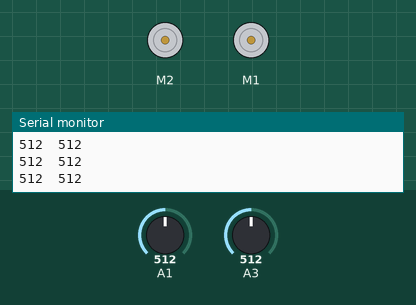
Simulated run of this sketch. Board: Arduino Uno, built with avr-gcc and run on an emulated ATmega328P. Parts: 2 × DC motor (green arrow = forward, orange = backward, longer = faster), the last lines printed to the serial monitor. The test bench sets the inputs (shaded band); at power-on: A1 = 512, A3 = 512.

Above: at 1.3 s.
1.4 s: A1 set to 286
2.9 s: A1 set to 258
At 3.6 s:
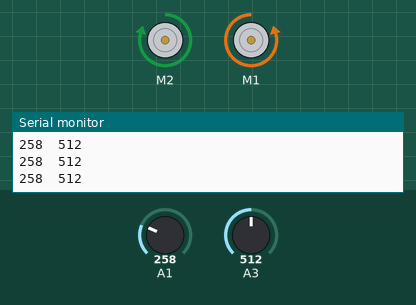
4.5 s: A3 set to 224
6.0 s: A3 set to 202
At 7.2 s:
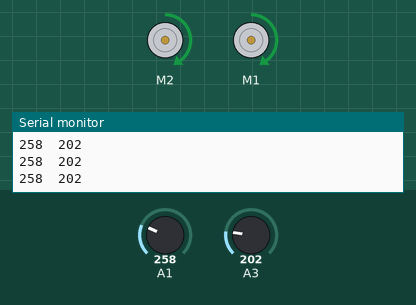
7.5 s: A1 set to 306
At 8.6 s:
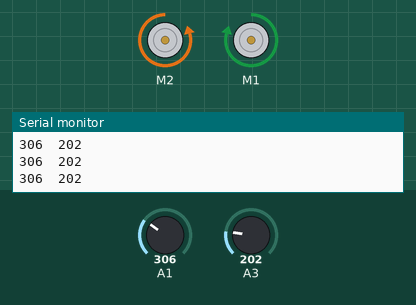
9.0 s: A1 set to 122
At 9.6 s:
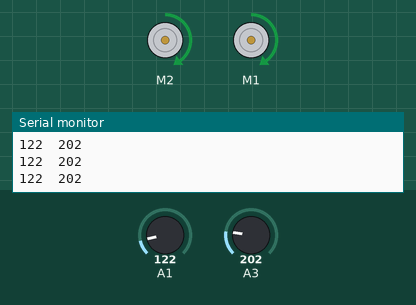
Timing chart, 0 to 11.6 s (numbered marks = the images above; inputs shaded):
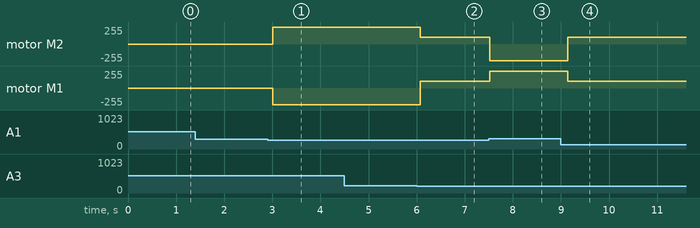

The sketch:

Ragnar_simples_2.ino
```cpp
//BIBLIOTECAS
#include <AFMotor.h>

//VARIAVEIS EDITAVEIS
int preto_D = 270; // valor de corte do sensor da direita
int preto_E = 210; // valor de corte do sensor da esquerda
int tempo_curva = 180; // tempo de rotacionar do robo na curva
int velocidade_frente = 100; // velocidade do robo quando esta indo para frente
int velocidade_curva = 250; // velocidade do robo quando esta virando

//VARIAVEIS NÃO EDITAVEIS
int sensor_D = 0;
int sensor_E = 0;
int velocidade_variavel = 0;

//OBJETOS
AF_DCMotor motorD(2);
AF_DCMotor motorE(1);

//SETUP
void setup() {
  pinMode(A1,INPUT);
  pinMode(A3,INPUT);

  Serial.begin(9600);

  motorD.run(RELEASE);
  motorE.run(RELEASE);
}

//LOOP
void loop() {
  //ler sensores
  sensor_D = analogRead(A1);
  sensor_E = analogRead(A3);

  motorD.setSpeed(velocidade_variavel);
  motorE.setSpeed(velocidade_variavel);


  Serial.print(sensor_D);
  Serial.print("\t");
  Serial.println(sensor_E);

// frente
  if(sensor_E < preto_E && sensor_D < preto_D){
    velocidade_variavel = velocidade_frente;
    motorD.setSpeed(velocidade_variavel);
    motorE.setSpeed(velocidade_variavel);
    motorE.run(FORWARD);
    motorD.run(FORWARD);
    //delay(15);

  }
//direita
  else if(sensor_D > preto_D && sensor_E < preto_E){
    velocidade_variavel = velocidade_curva;
    motorD.setSpeed(velocidade_variavel);
    motorE.setSpeed(velocidade_variavel);
    motorE.run(FORWARD);
    motorD.run(BACKWARD);
    delay(tempo_curva);
  }
//esquerda
  else if(sensor_D < preto_D && sensor_E > preto_E){
    velocidade_variavel = velocidade_curva;
    motorD.setSpeed(velocidade_variavel);
    motorE.setSpeed(velocidade_variavel);
    motorE.run(BACKWARD);
    motorD.run(FORWARD);
    delay(tempo_curva);
  }
//cruzamento
  else if(sensor_E > preto_E && sensor_D > preto_D){
    motorD.run(RELEASE);
    motorE.run(RELEASE);
    delay(500);
  }
/*
  //MOTOR E
  if(sensor_E < 100)
  {
    motorE.run(FORWARD);
    delay(preto);
  }
  else if(sensor_E > 100)
  {
    motorE.run(BACKWARD);
    delay(preto0);
  }
  //MOTOR D
  if(sensor_D < 100)
  {
    motorD.run(FORWARD);
    delay(preto);
  }
  else if(sensor_D > 100)
  {
    motorD.run(BACKWARD);
    delay(preto0);
  }
*/
}
```

Measured:
- the behaviour switches between 270 and 269 on A1 (found by bisection; images 0 and 1)
- the behaviour switches between 210 and 209 on A3 (found by bisection; images 1 and 2)
- after the input at 2.9 s, motor M2: stopped → forward 250/255 after 0.11 s; motor M1: stopped → backward 250/255 after 0.11 s
- after the input at 6.0 s, motor M2: forward 250/255 → forward 100/255 after 0.08 s; motor M1: backward 250/255 → forward 100/255 after 0.08 s
- after the input at 7.5 s, motor M2: forward 100/255 → backward 250/255 at once; motor M1: forward 100/255 → forward 250/255 at once
- after the input at 9.0 s, motor M2: backward 250/255 → forward 100/255 after 0.14 s; motor M1: forward 250/255 → forward 100/255 after 0.14 s
